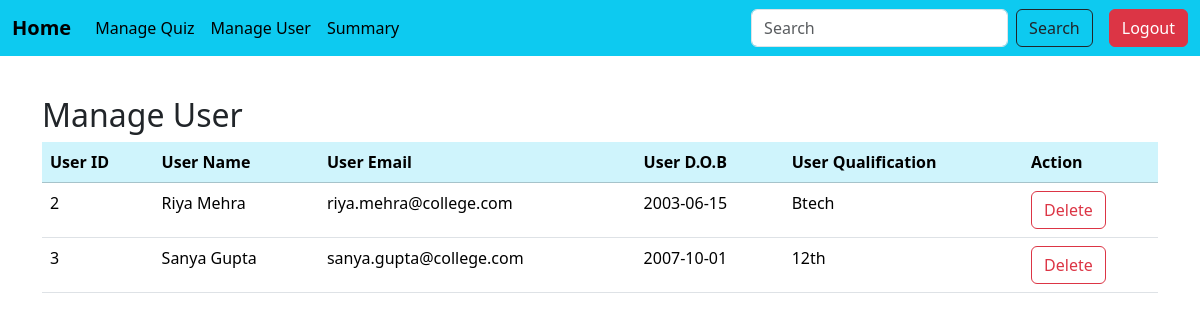
/manage_user, run on an earlier commit of the app's database.
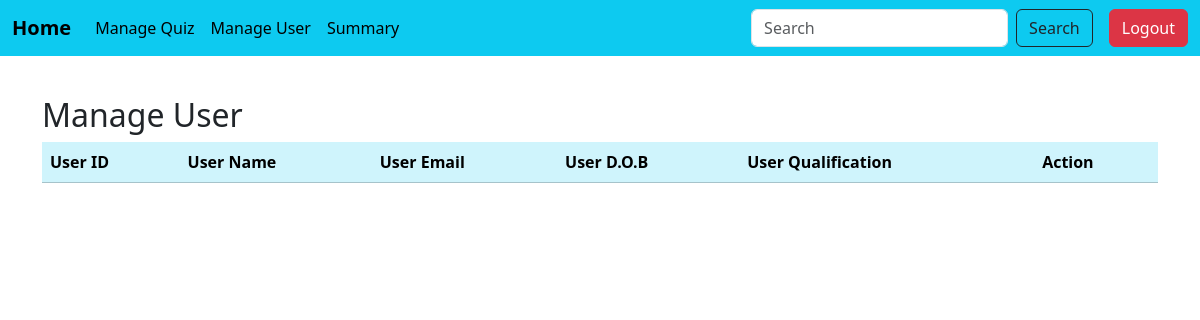
And on a later commit of the database.
### models.py (models this page shows)
class User(db.Model):
    __tablename__='user'
    id=db.Column(db.Integer,primary_key=True,autoincrement=True)
    email=db.Column(db.String(100),nullable=False,unique=True)
    password=db.Column(db.String(20),nullable=False)
    username=db.Column(db.String(100),nullable=False)
    qualification=db.Column(db.String(100),nullable=False)
    date_of_birth=db.Column(db.String(20),nullable=False)
    role=db.Column(db.String(20),nullable=False,default="Student")

### app.py (the view)
@app.route('/manage_user')
def manage_user():
    users =User.query.filter(User.role=="Student").all()
    return render_template("manage_user.html",users=users)

### templates/manage_user.html (shortened to what this page needs)
{% include 'admin_sidebar.html'%}
<div class="container mt-5">
    <h2>Manage User</h2>
    <table class="table table-hover">
        <thead class="table-info">
          <tr>
            <th>User ID</th>
            <th>User Name</th>
            <th>User Email</th>
            <th>User D.O.B</th>
            <th>User Qualification</th>
            <th>Action</th>
          </tr>
        </thead>
        <tbody>
          {%for user in users%}
          <tr>
            <td>{{user.id}}</td>
            <td>{{user.username}}</td>
            <td>{{user.email}}</td>
            <td>{{user.date_of_birth}}</td>
            <td>{{user.qualification}}</td>
            <td>
            <form action="{{url_for('delete_user',id=user.id)}}" method="post">
                <button class="btn btn-outline-danger" type="submit">Delete</button>
            </form>
            </td>
          </tr>
          {%endfor%}
        </tbody>
      </table>
</div>

### templates/admin_sidebar.html (shortened to what this page needs)
<!DOCTYPE html>
<html lang="en">
<head>
    <link href="https://cdn.jsdelivr.net/npm/bootstrap@5.3.3/dist/css/bootstrap.min.css" rel="stylesheet">
</head>
<body>
    <nav class="navbar navbar-expand-lg navbar-dark bg-info fixed-top">
        <div class="container-fluid">
          <a class="navbar-brand fw-bold text-black" href="{{url_for('admin_dashboard')}}">Home</a>
          <div class="collapse navbar-collapse" id="navbarNav">
            <ul class="navbar-nav me-auto mb-2 mb-lg-0">
                  <li class="nav-item">
                    <a class="nav-link text-black" href="{{url_for('manage_quiz')}}">Manage Quiz</a>
                  </li>
                  <li class="nav-item">
                    <a class="nav-link text-black" href="{{url_for('manage_user')}}">Manage User</a>
                  </li>
                  <li class="nav-item">
                    <a class="nav-link text-black" href="{{url_for('admin_summary')}}">Summary</a>
                  </li>
            </ul>
            <form class="d-flex" role="search" >
              <input class="form-control me-2" type="search" name="search" placeholder="Search" aria-label="Search">
              <button class="btn btn-outline-dark" type="submit">Search</button>
            </form>
            <a class="btn btn-danger ms-3" href="{{url_for('logout')}}">Logout</a>
          </div>
        </div>
      </nav>
</body>
</html>

What changed in the data, as far as the page shows it:
removed User: id "2", username "Riya Mehra", email "riya.mehra@college.com", date_of_birth "2003-06-15", qualification "Btech"
removed User: id "3", username "Sanya Gupta", email "sanya.gupta@college.com", date_of_birth "2007-10-01", qualification "12th"
